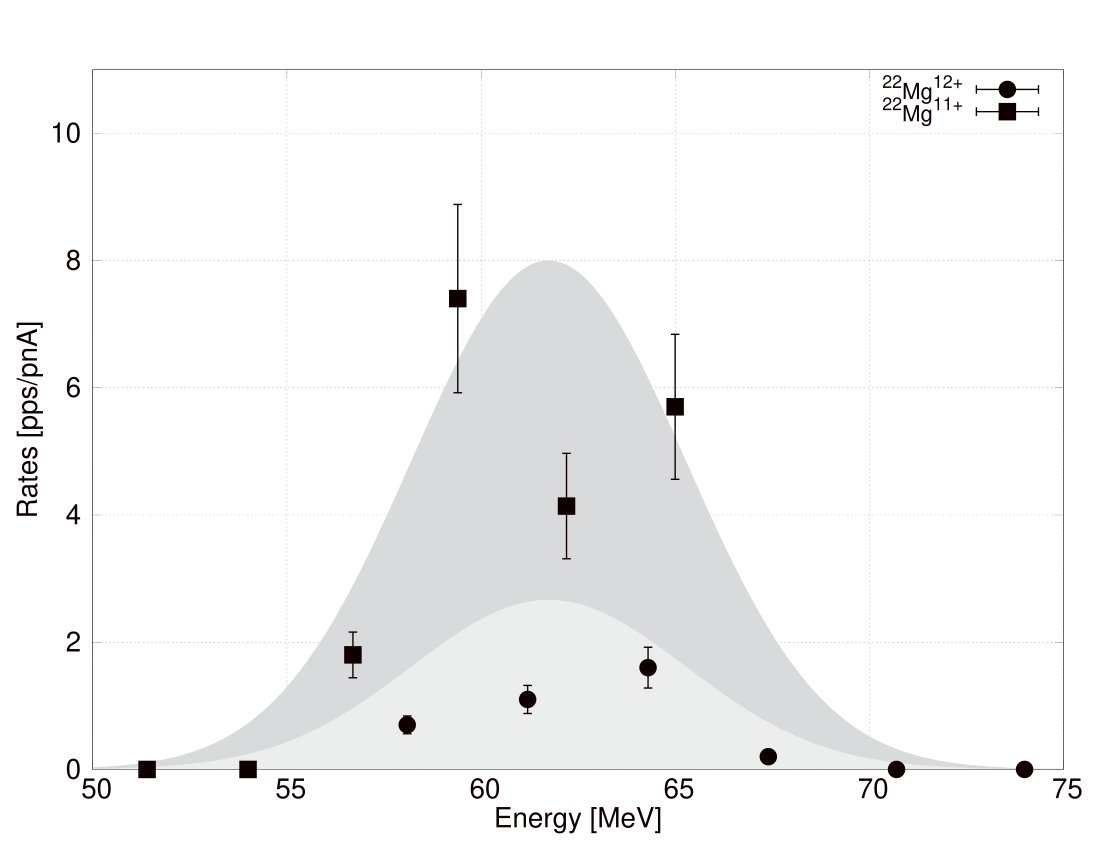

Source code (gnuplot):
#plot and fit "phase.dat" data
set term post enhance color lw 0.5
set out "|ps2pdf - mg22rates.pdf"
set lmargin 2
set rmargin 0.5
set tmargin 0
set bmargin 0
set pointsize 2
set title
set xlabel "Energy [MeV]"
set ylabel "Rates [pps/pnA]"

f(x) = a * exp(-b*(x-c)**2.0)
a=8.0
b=0.04
c=60.0
fit [50:75] f(x) 'mg22_run_list.txt' u 6:4 via c
f1(x) = a1 * exp(-b1*(x-c1)**2.0)
a1=a/3
b1=b
c1=c

plot [50:75][0:11] f(x) w filledcurve y1=0 lt 7 fs solid 0.4 notit,\
f1(x) w filledcurve y1=0 lt 7 fs solid 0.2 notit,\
'mg22_run_list.txt' u 5:3:($3*0.2) w yerror lt 8 pt 7 tit '^{22}Mg^{12+}',\
'' u 6:4:($4*0.2) w yerror lt 8 pt 5 tit '^{22}Mg^{11+}'

set xlabel "scale factor [1 = 73 MeV ^{20}Ne^{10+} ]"
plot [0.7:1.0][0:8] 'mg22_run_list.txt' u 2:3:($3*0.2) \
w yerror lt 8 pt 7 tit '^{22}Mg^{12+}',\
'' u 2:4:($4*0.2) w yerror lt 8 pt 5 tit '^{22}Mg^{11+}',\
'mg22_run_list.txt' u 2:3 \
w lines lt 8 tit '^{22}Mg^{12+}',\
'' u 2:4 w lines lt 8 tit '^{22}Mg^{11+}'
